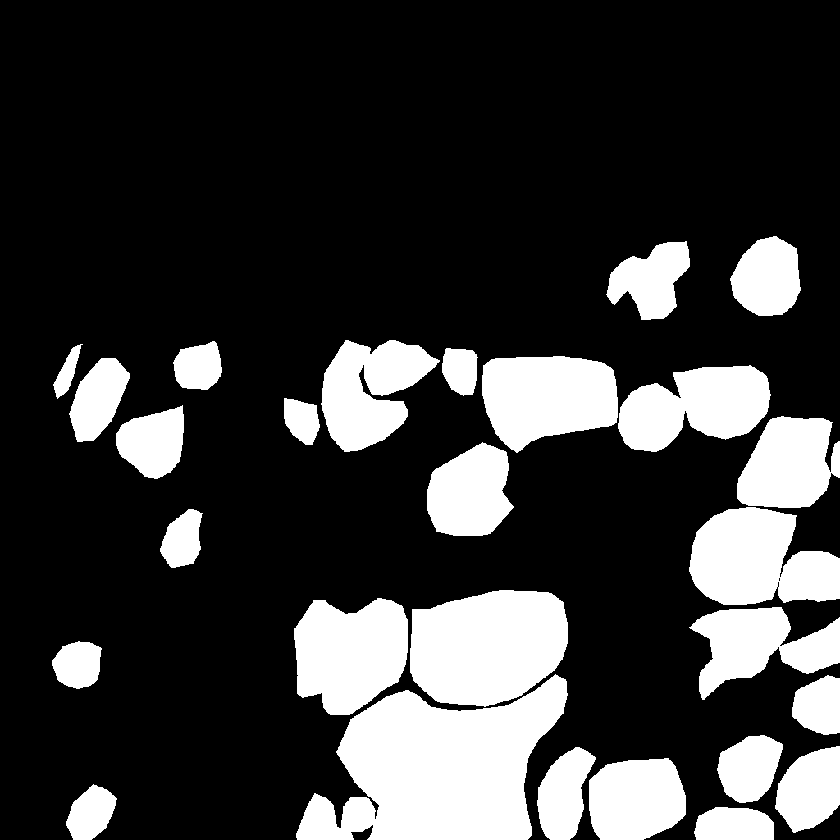
#> input picture raw_data/masks/mask_1.tif, 840 x 840 px, shrunk from 1024 x 1024 before the run, found by its file name
$ python segmentation.py
#> lines starting #> are read from the running program, lines starting #| are printed output that depends on the picture; after the words box and inside, x2 and y2 are one past the last pixel; in counts of white or black regions, pixels touching at a corner belong together
import os
import numpy as np
from matplotlib import pyplot as plt
import skimage as ski
from skimage import io
from skimage.morphology import erosion, square, opening, dilation, label


def load_image(input_folder, image_path):
    '''
    Load image from path.
    '''
#> called with input_folder = 'data/bronze/masks/', image_path = 'mask_1.tif'
    try:
        image = io.imread(os.path.join(input_folder, image_path))
#> image: shape (840, 840); values 0 (black) and 1 (white), 22.6% white; 27 white regions, largest, box (x1, y1, x2, y2) and area: (296, 674, 568, 840) 27763, (410, 590, 568, 707) 14961, (689, 507, 840, 605) 10854
        return np.array(image)
    except FileNotFoundError:
        print("Image not found")
        return None


def plot_data(image1, image2,  output_file=None):
    '''
    Plot tow images side by side
    '''
    fig, axes = plt.subplots(1, 2, figsize=(6, 12), constrained_layout=True)
    axes[0].imshow(image1)
    axes[0].set_title('Original', fontsize=10)
    axes[0].axis('off')

    axes[1].imshow(image2)
    axes[1].set_title('Modified', fontsize=10)
    axes[1].axis('off')
    if output_file:
        plt.savefig(output_file, bbox_inches='tight', dpi=1000)
    else:
        plt.show()


# I applied this script on full size images, if you use it on scaled down ones,
# You might want to decrease the erosion_factor or small objects will disappear


def label_image(binary_image, erosion_factor=5):

    # Refine the segmentation by applying erosion and opening operations
#> called with erosion_factor = 5
    for i in range(erosion_factor):

        # Open the binary image to remove small objects
        binary_image = opening(binary_image, ski.morphology.square(3))

        # Erode the binary image to shrink object boundaries
        binary_image = erosion(binary_image, square(3))
#> this loop made 5 passes
#> pass 1, in label_image, `binary_image = erosion(binary_image, square(3))`:
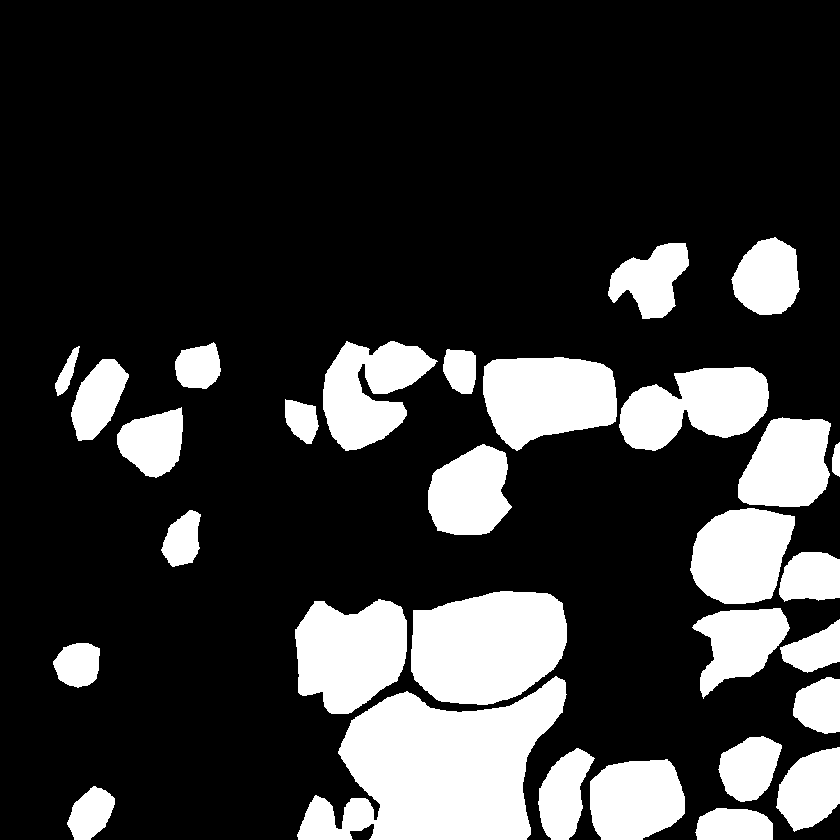
#> binary_image: shape (840, 840); values 0 (black) and 1 (white), 21.3% white; 30 white regions, largest, box (x1, y1, x2, y2) and area: (297, 676, 567, 840) 26798, (411, 591, 567, 705) 14415, (295, 599, 407, 714) 9813
#> after the loop:
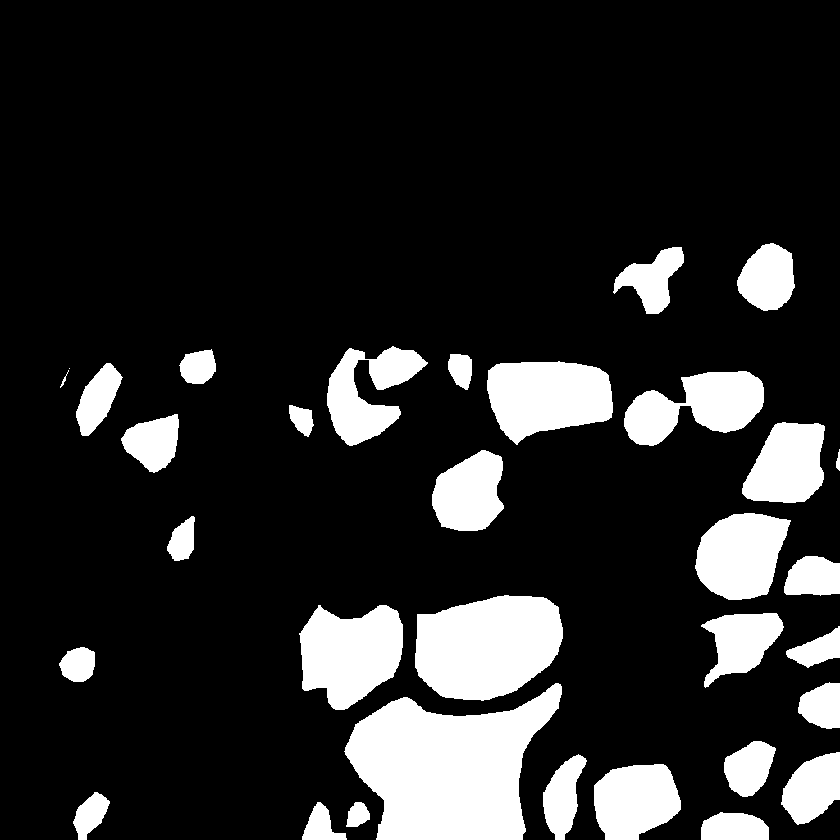
#> binary_image: shape (840, 840); values 0 (black) and 1 (white), 16.2% white; 33 white regions (1 under 20 px), largest, box (x1, y1, x2, y2) and area: (344, 683, 562, 840) 21727, (415, 595, 563, 701) 12319, (299, 605, 403, 710) 7918

    # Label connected components in the refined binary image
    labeled_image = label(binary_image)
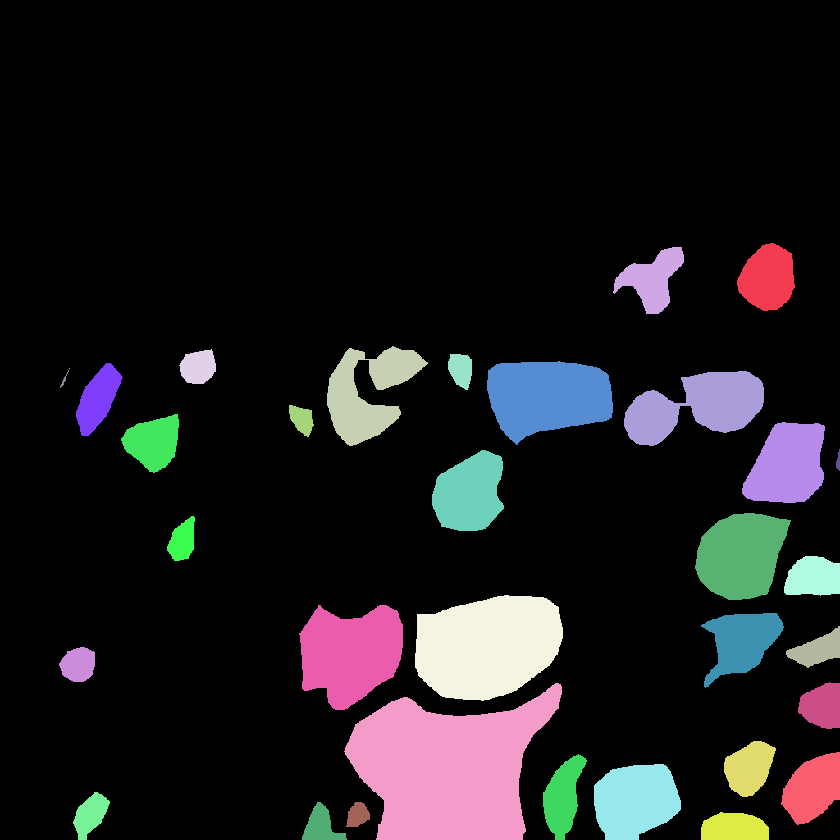
#> labeled_image: shape (840, 840) int64; 34 distinct labels, from 0 to 33; one colour per label, 0 black

    # Once labeled, revert changes
    for i in range(erosion_factor):
        labeled_image = opening(labeled_image, ski.morphology.square(3))
        labeled_image = dilation(labeled_image, square(3))
#> this loop made 5 passes
#> pass 1, in label_image, `labeled_image = dilation(labeled_image, square(3))`:
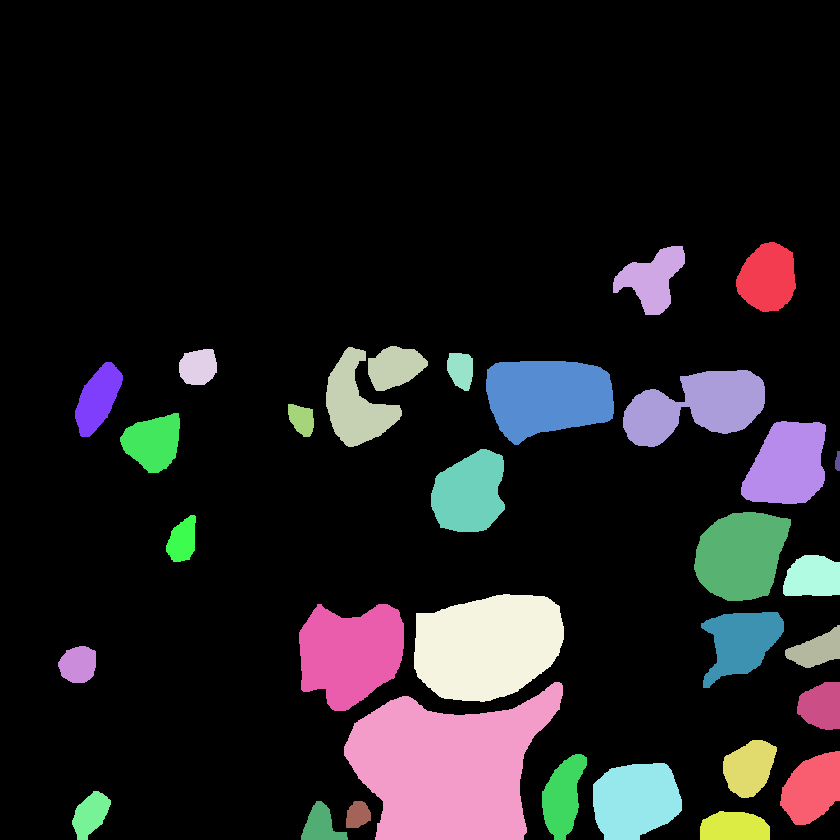
#> labeled_image: shape (840, 840) int64; 32 distinct labels, from 0 to 33; one colour per label, 0 black
#> pass 3, in label_image, `labeled_image = dilation(labeled_image, square(3))`:
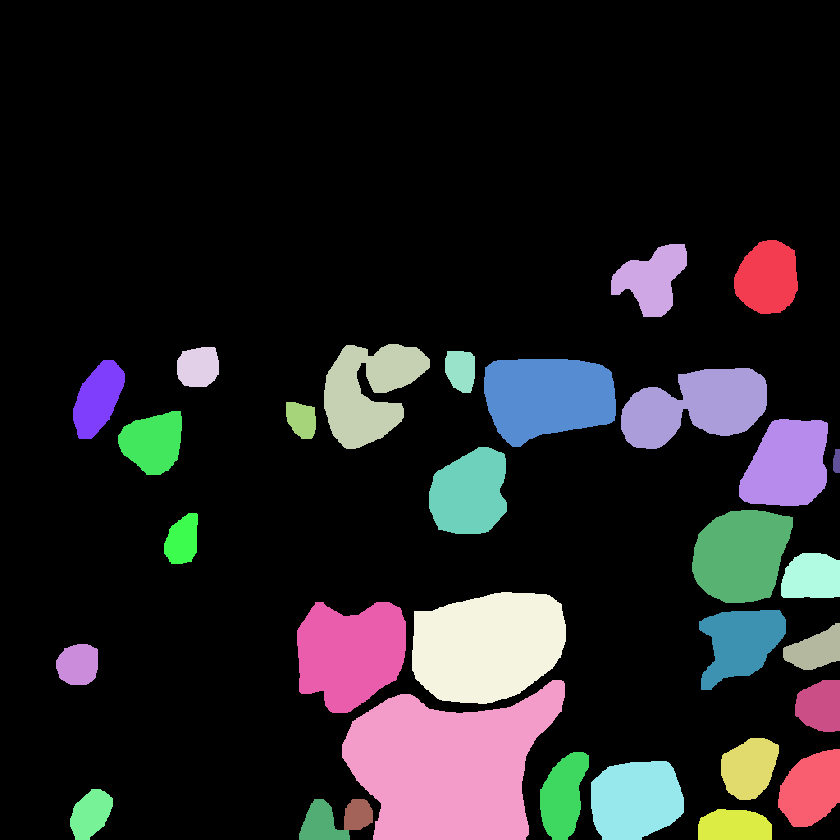
#> labeled_image: shape (840, 840) int64; 32 distinct labels, from 0 to 33; one colour per label, 0 black
#> after the loop:
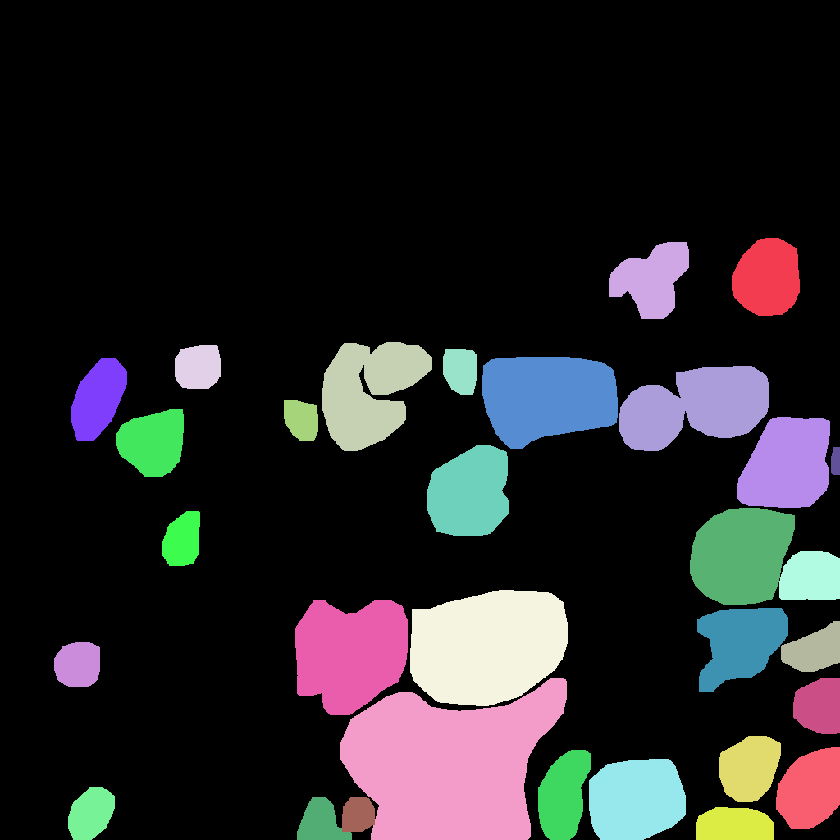
#> labeled_image: shape (840, 840) int64; 32 distinct labels, from 0 to 33; one colour per label, 0 black
    return labeled_image  # Fully labeled original image


if __name__ == "__main__":
    image1 = load_image('data/bronze/masks/', 'mask_1.tif')
    image2 = label_image(image1)
    plot_data(image1, image2, output_file="assets\\computations\\segmentation_example_01")

$ run again, with raw_data/masks/mask_10.tif copied over raw_data/masks/mask_1.tif
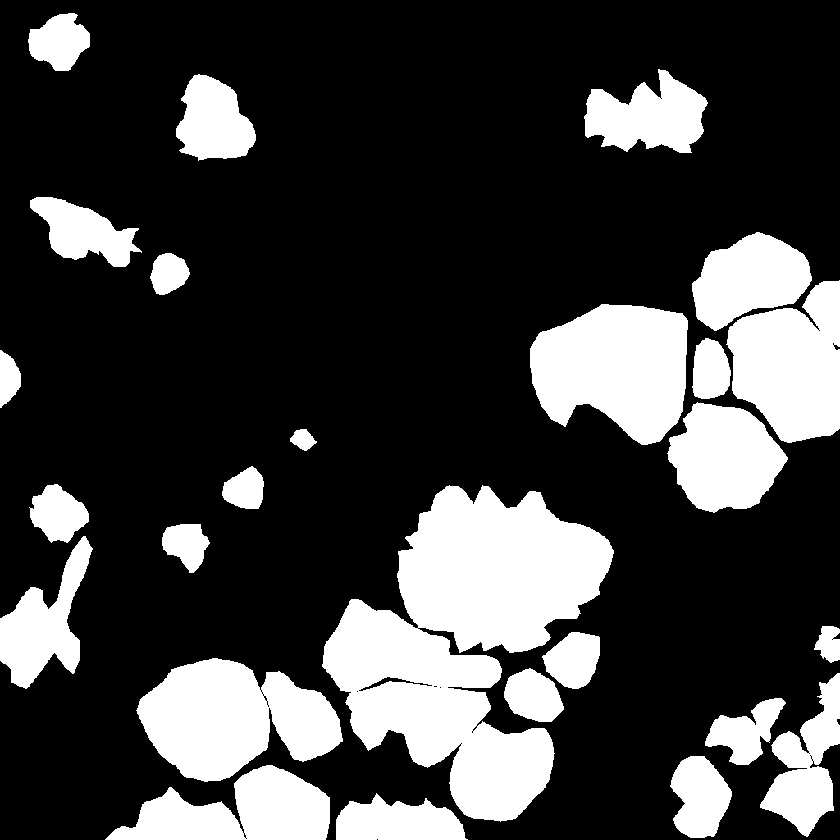
#> input picture raw_data/masks/mask_10.tif, 840 x 840 px, shrunk from 1024 x 1024 before the run, found by its file name
#> image: shape (840, 840); values 0 (black) and 1 (white), 25.5% white; 26 white regions, largest, box (x1, y1, x2, y2) and area: (322, 485, 614, 822) 50820, (530, 304, 688, 445) 16573, (136, 658, 343, 782) 16559
#> after the loop in label_image, `for i in range(erosion_factor):`:
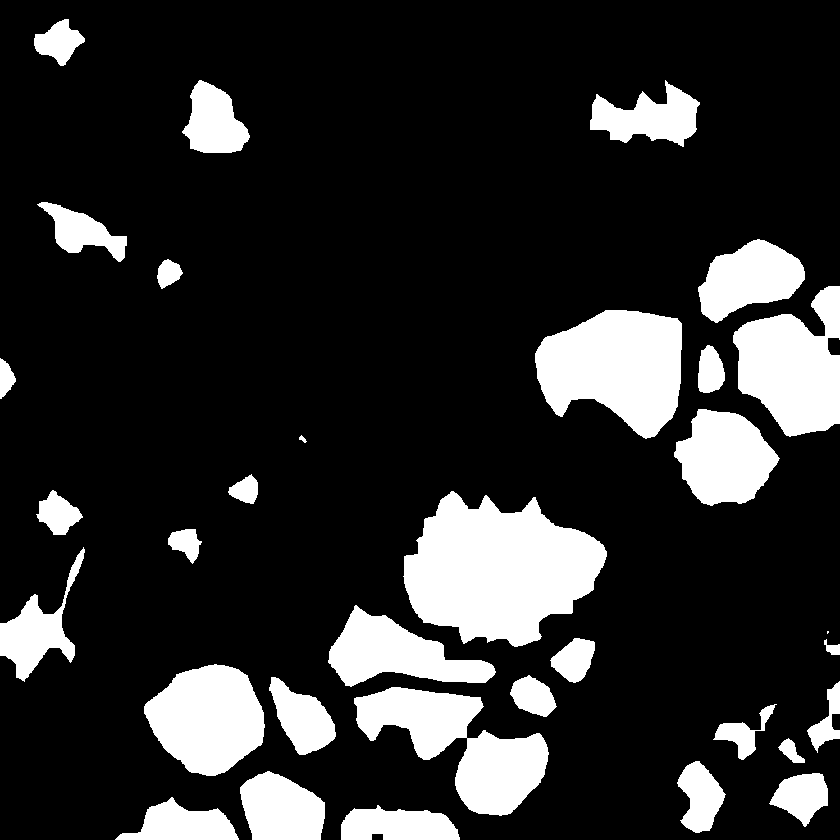
#> binary_image: shape (840, 840); values 0 (black) and 1 (white), 18.1% white; 33 white regions (1 under 20 px), largest, box (x1, y1, x2, y2) and area: (403, 491, 607, 647) 21073, (535, 310, 682, 439) 13479, (354, 687, 549, 816) 11523
#> after the loop in label_image, `for i in range(erosion_factor):`:
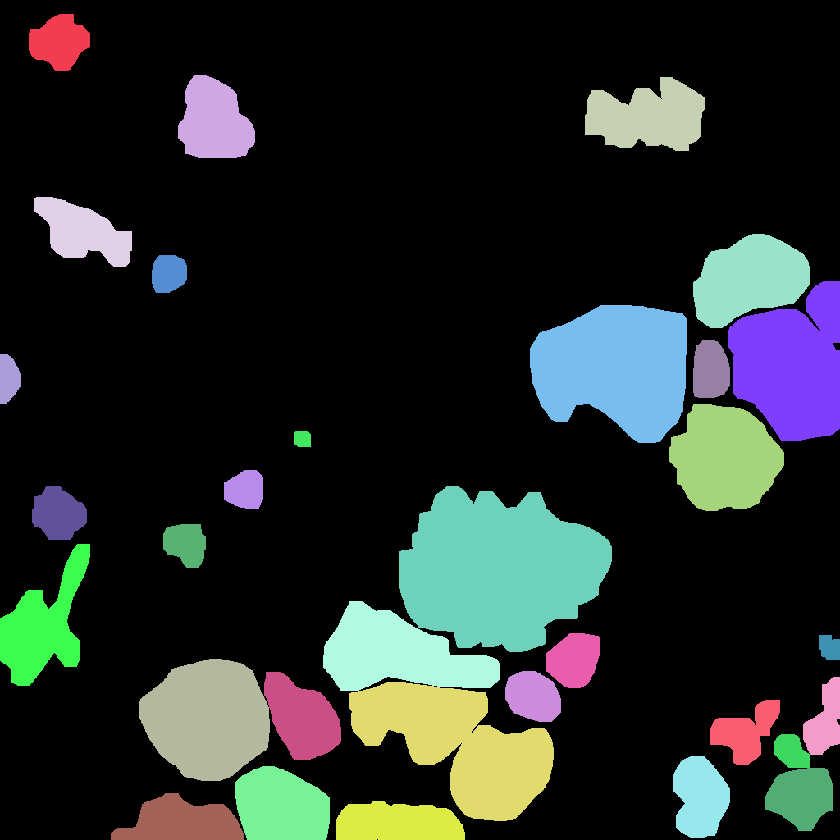
#> labeled_image: shape (840, 840) int64; 33 distinct labels, from 0 to 33; one colour per label, 0 black

$ run again, with raw_data/masks/mask_11.tif copied over raw_data/masks/mask_1.tif
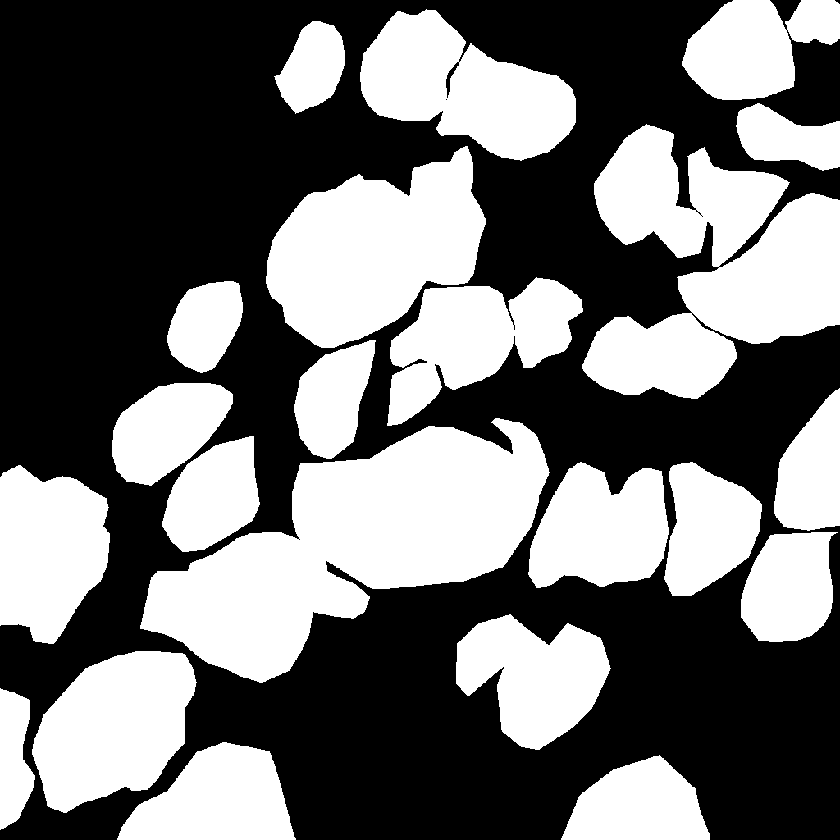
#> input picture raw_data/masks/mask_11.tif, 840 x 840 px, shrunk from 1024 x 1024 before the run, found by its file name
#> image: shape (840, 840); values 0 (black) and 1 (white), 43.9% white; 22 white regions, largest, box (x1, y1, x2, y2) and area: (140, 418, 550, 683) 51889, (582, 124, 840, 399) 40381, (266, 146, 486, 348) 27757
#> after the loop in label_image, `for i in range(erosion_factor):`:
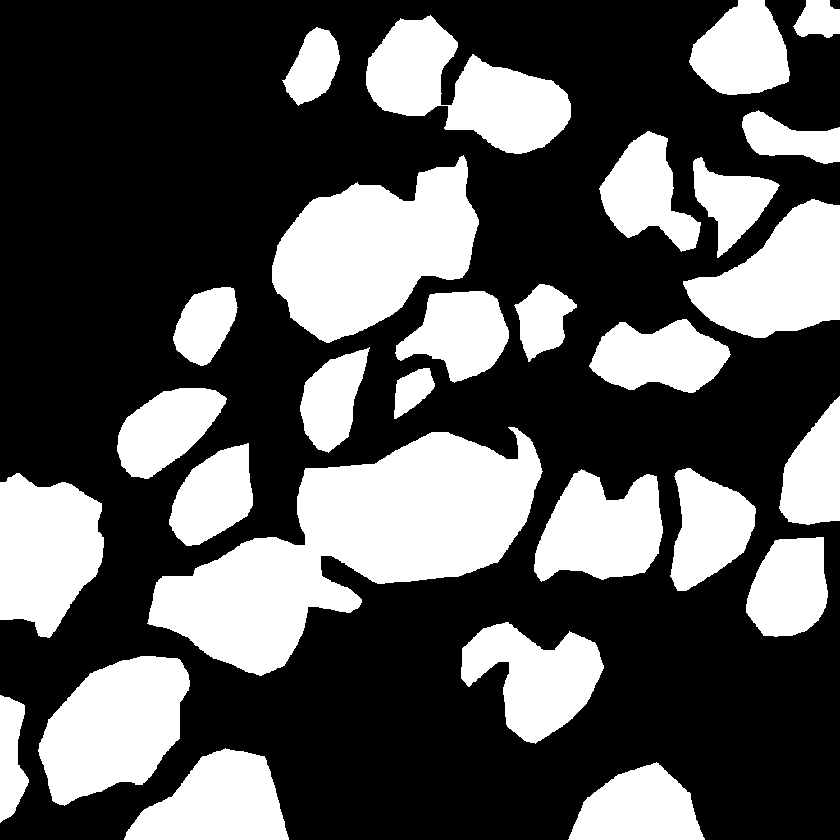
#> binary_image: shape (840, 840); values 0 (black) and 1 (white), 34.5% white; 28 white regions, largest, box (x1, y1, x2, y2) and area: (147, 427, 543, 676) 43885, (272, 155, 479, 343) 23391, (38, 656, 190, 806) 15223
#> after the loop in label_image, `for i in range(erosion_factor):`:
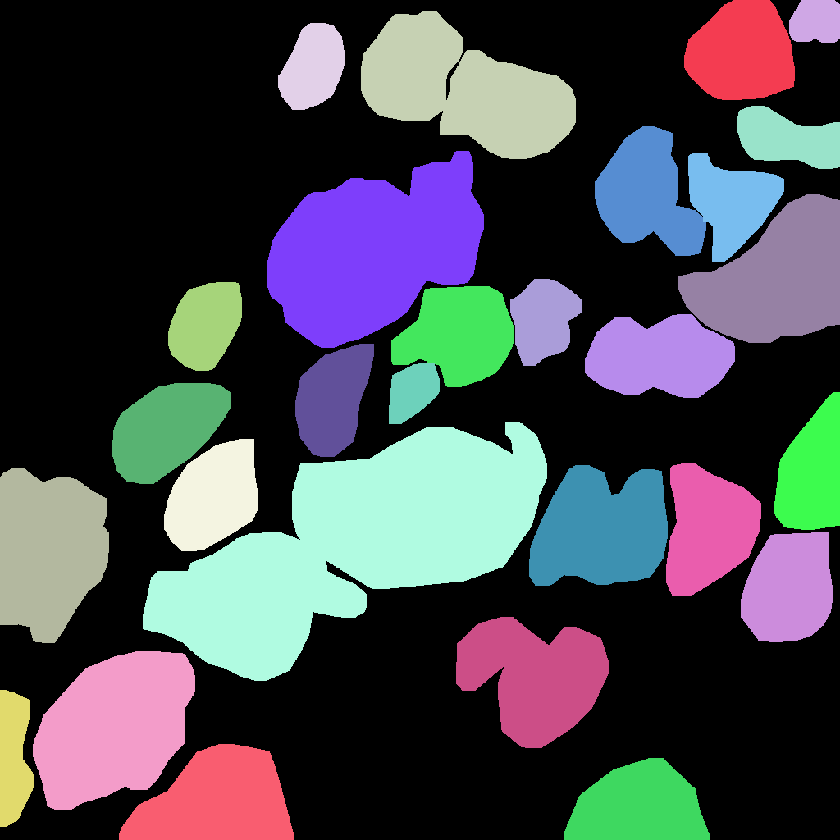
#> labeled_image: shape (840, 840) int64; 29 distinct labels, from 0 to 28; one colour per label, 0 black
